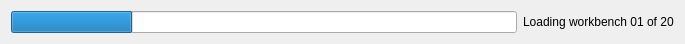
<?xml version="1.0" encoding="UTF-8"?>
<ui version="4.0">
 <class>dialog</class>
 <widget class="QDialog" name="dialog">
  <property name="geometry">
   <rect>
    <x>0</x>
    <y>0</y>
    <width>685</width>
    <height>42</height>
   </rect>
  </property>
  <property name="windowTitle">
   <string/>
  </property>
  <layout class="QGridLayout" name="gridLayout">
   <item row="0" column="0">
    <widget class="QProgressBar" name="progressBar">
     <property name="value">
      <number>24</number>
     </property>
     <property name="alignment">
      <set>Qt::AlignmentFlag::AlignLeading|Qt::AlignmentFlag::AlignLeft|Qt::AlignmentFlag::AlignTop</set>
     </property>
     <property name="textVisible">
      <bool>false</bool>
     </property>
     <property name="invertedAppearance">
      <bool>false</bool>
     </property>
     <property name="textDirection">
      <enum>QProgressBar::Direction::TopToBottom</enum>
     </property>
     <property name="format">
      <string/>
     </property>
    </widget>
   </item>
   <item row="0" column="1">
    <widget class="QLabel" name="label">
     <property name="text">
      <string>Loading workbench 01 of 20</string>
     </property>
    </widget>
   </item>
  </layout>
 </widget>
 <resources/>
 <connections/>
</ui>
